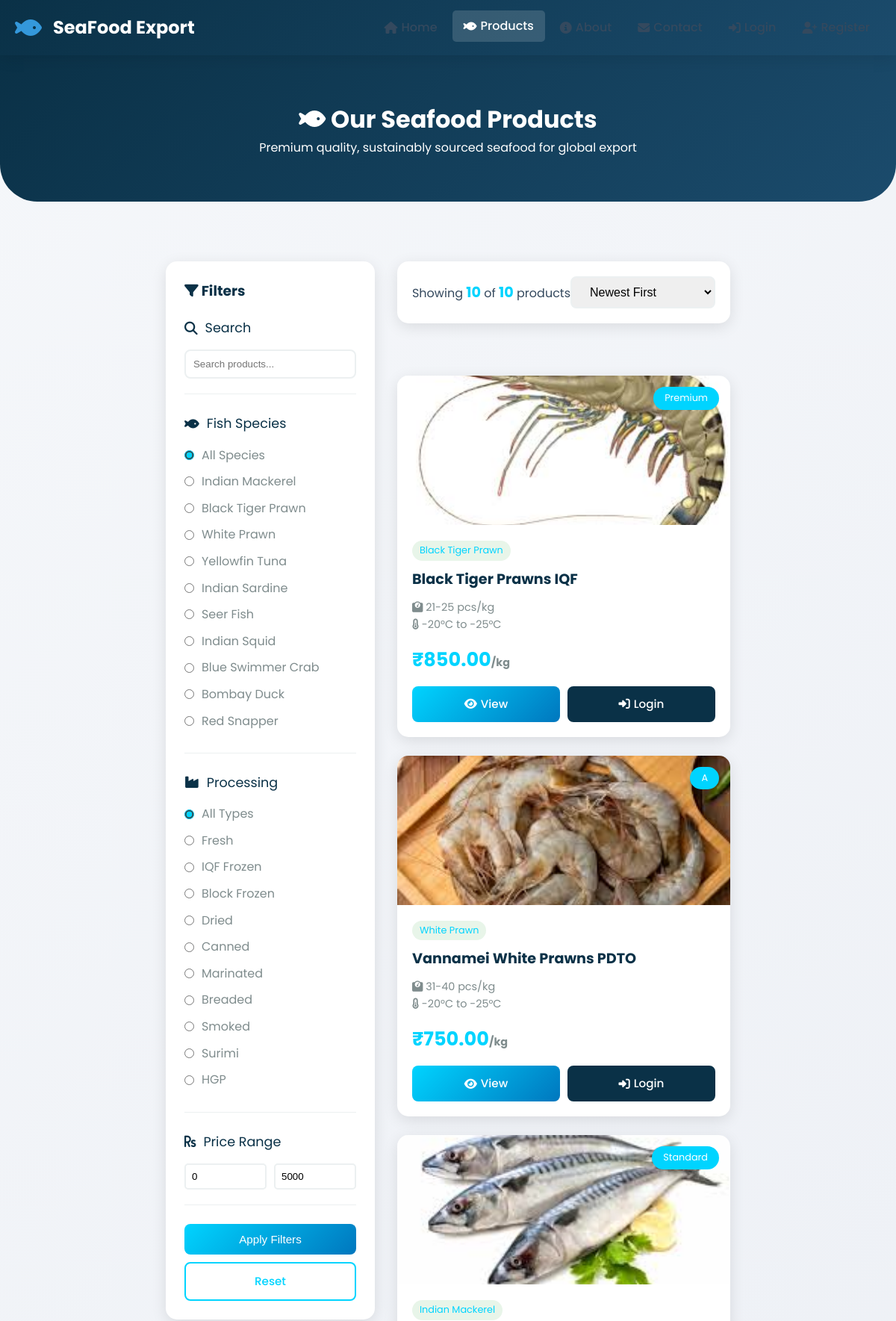
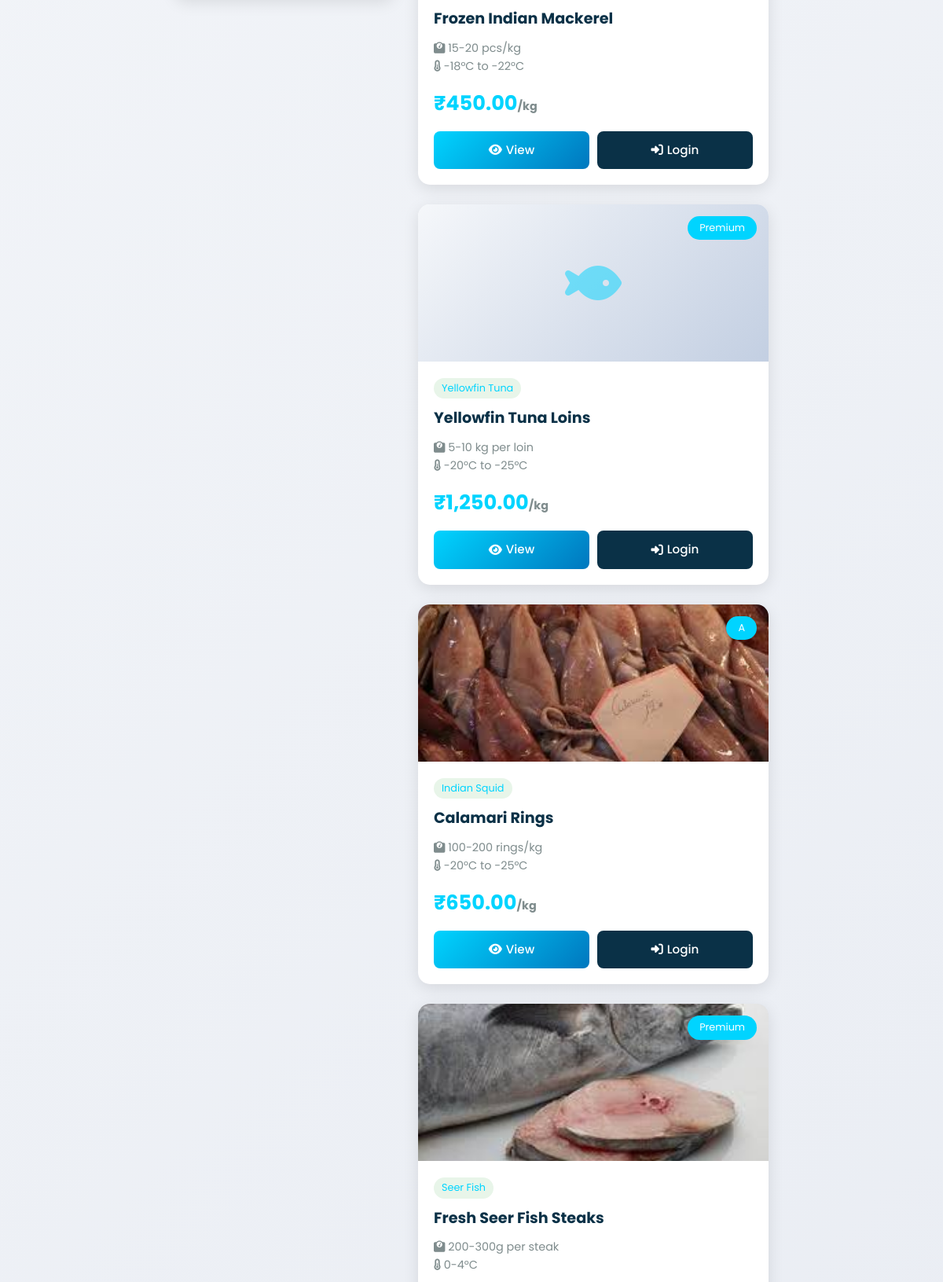
The page /user/products.php (upper part) on the database its author committed (2 pictures, top to bottom).
### tables this page shows
CREATE TABLE `fish_species` (
  `id` int(11) NOT NULL,
  `name` varchar(100) NOT NULL,
  `scientific_name` varchar(150) DEFAULT NULL,
  `local_name` varchar(100) DEFAULT NULL,
  `description` text DEFAULT NULL,
  `habitat` varchar(100) DEFAULT NULL,
  `season` varchar(100) DEFAULT NULL,
  `image` varchar(255) DEFAULT NULL,
  `status` tinyint(1) DEFAULT 1,
  `created_at` timestamp NOT NULL DEFAULT current_timestamp()
);

CREATE TABLE `processing_types` (
  `id` int(11) NOT NULL,
  `name` varchar(50) NOT NULL,
  `description` text DEFAULT NULL,
  `shelf_life_days` int(11) DEFAULT NULL,
  `storage_temperature` varchar(50) DEFAULT NULL,
  `created_at` timestamp NOT NULL DEFAULT current_timestamp()
);

CREATE TABLE `products` (
  `id` int(11) NOT NULL,
  `species_id` int(11) DEFAULT NULL,
  `processing_type_id` int(11) DEFAULT NULL,
  `packaging_type_id` int(11) DEFAULT NULL,
  `product_code` varchar(50) NOT NULL,
  `name` varchar(200) NOT NULL,
  `description` text DEFAULT NULL,
  `grade` enum('Premium','A','B','C','Standard') DEFAULT 'Standard',
  `size_range` varchar(50) DEFAULT NULL COMMENT 'e.g., 20-30 pcs/kg',
  `catch_area` varchar(100) DEFAULT NULL,
  `price_per_kg` decimal(10,2) NOT NULL,
  `stock_kg` decimal(10,2) NOT NULL DEFAULT 0.00,
  `minimum_order_kg` decimal(10,2) DEFAULT 10.00,
  `moisture_content` decimal(5,2) DEFAULT NULL,
  `fat_content` decimal(5,2) DEFAULT NULL,
  `protein_content` decimal(5,2) DEFAULT NULL,
  `preservation_method` varchar(100) DEFAULT NULL,
  `certification` text DEFAULT NULL,
  `image` varchar(255) DEFAULT NULL,
  `featured` tinyint(1) DEFAULT 0,
  `status` tinyint(1) DEFAULT 1,
  `created_at` timestamp NOT NULL DEFAULT current_timestamp(),
  `updated_at` timestamp NULL DEFAULT NULL ON UPDATE current_timestamp()
);

### user/products.php (the view, shortened to what this page needs)
<?php
require_once '../includes/config.php';
$search = isset($_GET['search']) ? sanitize($_GET['search']) : '';
$species = isset($_GET['species']) ? (int)$_GET['species'] : 0;
$processing = isset($_GET['processing']) ? (int)$_GET['processing'] : 0;
$min_price = isset($_GET['min_price']) ? (float)$_GET['min_price'] : 0;
$max_price = isset($_GET['max_price']) ? (float)$_GET['max_price'] : 5000;
$sort = isset($_GET['sort']) ? $_GET['sort'] : 'newest';
$where_conditions = ["p.status = 1"];
$where_clause = implode(" AND ", $where_conditions);
$order_by = "p.created_at DESC";
switch($sort) {
    default:
        $order_by = "p.created_at DESC";
}
$page = isset($_GET['page']) ? (int)$_GET['page'] : 1;
$limit = 12;
$offset = ($page - 1) * $limit;
$count_query = "SELECT COUNT(*) as total FROM products p WHERE $where_clause";
$count_result = mysqli_query($conn, $count_query);
$total_products = mysqli_fetch_assoc($count_result)['total'];
$query = "SELECT p.*, fs.name as species_name, fs.scientific_name,
          pt.name as processing_name, pt.storage_temperature,
          pkg.name as packaging_name
          FROM products p
          LEFT JOIN fish_species fs ON p.species_id = fs.id
          LEFT JOIN processing_types pt ON p.processing_type_id = pt.id
          LEFT JOIN packaging_types pkg ON p.packaging_type_id = pkg.id
          WHERE $where_clause
          ORDER BY $order_by
          LIMIT $offset, $limit";
$products = mysqli_query($conn, $query);
$species_list = mysqli_query($conn, "SELECT * FROM fish_species WHERE status = 1");
$processing_list = mysqli_query($conn, "SELECT * FROM processing_types");
$base_url = (isset($_SERVER['HTTPS']) && $_SERVER['HTTPS'] === 'on' ? "https" : "http") . "://$_SERVER[HTTP_HOST]";
$project_path = str_replace('\\', '/', dirname(dirname($_SERVER['SCRIPT_NAME'])));
$base_url .= $project_path;
$image_path = $base_url . '/assets/images/products/';
$default_image = $base_url . '/assets/images/no-image.png';
?>
<?php include '../includes/header.php'; ?>
<div class="page-header">
    <div class="container">
        <h1><i class="fas fa-fish"></i> Our Seafood Products</h1>
        <p>Premium quality, sustainably sourced seafood for global export</p>
    </div>
</div>
<div class="products-page">
    <div class="products-layout">
        <div class="filter-sidebar">
            <h3 style="margin-bottom: 20px; color: #0a3147;"><i class="fas fa-filter"></i> Filters</h3>
            <form method="GET" action="" id="filterForm">
                <div class="filter-section">
                    <div class="filter-title">
                        <i class="fas fa-search"></i> Search
                    </div>
                    <input type="text" name="search" placeholder="Search products..." value="<?php echo htmlspecialchars($search); ?>" style="width: 100%; padding: 10px; border: 2px solid #ecf0f1; border-radius: 8px;">
                </div>
                <div class="filter-section">
                    <div class="filter-title">
                        <i class="fas fa-fish"></i> Fish Species
                    </div>
                    <div class="filter-option">
                        <label>
                            <input type="radio" name="species" value="0" <?php echo $species == 0 ? 'checked' : ''; ?> onchange="this.form.submit()">
                            All Species
                        </label>
                    </div>
                    <?php while ($sp = mysqli_fetch_assoc($species_list)): ?>
                        <div class="filter-option">
                            <label>
                                <input type="radio" name="species" value="<?php echo $sp['id']; ?>" <?php echo $species == $sp['id'] ? 'checked' : ''; ?> onchange="this.form.submit()">
                                <?php echo $sp['name']; ?>
                            </label>
                        </div>
                    <?php endwhile; ?>
                </div>
                <div class="filter-section">
                    <div class="filter-title">
                        <i class="fas fa-industry"></i> Processing
                    </div>
                    <div class="filter-option">
                        <label>
                            <input type="radio" name="processing" value="0" <?php echo $processing == 0 ? 'checked' : ''; ?> onchange="this.form.submit()">
                            All Types
                        </label>
                    </div>
                    <?php while ($pt = mysqli_fetch_assoc($processing_list)): ?>
                        <div class="filter-option">
                            <label>
                                <input type="radio" name="processing" value="<?php echo $pt['id']; ?>" <?php echo $processing == $pt['id'] ? 'checked' : ''; ?> onchange="this.form.submit()">
                                <?php echo $pt['name']; ?>
                            </label>
                        </div>
                    <?php endwhile; ?>
                </div>
                <div class="filter-section">
                    <div class="filter-title">
                        <i class="fas fa-rupee-sign"></i> Price Range
                    </div>
                    <div style="display: flex; gap: 10px;">
                        <input type="number" name="min_price" placeholder="Min" value="<?php echo $min_price; ?>" style="width: 50%; padding: 8px; border: 2px solid #ecf0f1; border-radius: 5px;">
                        <input type="number" name="max_price" placeholder="Max" value="<?php echo $max_price; ?>" style="width: 50%; padding: 8px; border: 2px solid #ecf0f1; border-radius: 5px;">
                    </div>
                </div>
                <button type="submit" class="btn btn-primary" style="width: 100%;">Apply Filters</button>
                <a href="products.php" class="btn btn-outline" style="width: 100%; margin-top: 10px; text-align: center;">Reset</a>
            </form>
        </div>
        <div>
            <div class="products-header">
                <div class="results-count">
                    Showing <strong><?php echo mysqli_num_rows($products); ?></strong> of <strong><?php echo $total_products; ?></strong> products
                </div>
                <select name="sort" class="sort-select" onchange="window.location.href='?sort='+this.value + '&search=<?php echo urlencode($search); ?>&species=<?php echo $species; ?>&processing=<?php echo $processing; ?>&min_price=<?php echo $min_price; ?>&max_price=<?php echo $max_price; ?>'">
                    <option value="newest" <?php echo $sort == 'newest' ? 'selected' : ''; ?>>Newest First</option>
                </select>
            </div>
            <?php if (mysqli_num_rows($products) > 0): ?>
                <div class="products-grid">
                    <?php while ($product = mysqli_fetch_assoc($products)):
                        $image_url = $default_image;
                        if (!empty($product['image'])) {
                            $server_path = $_SERVER['DOCUMENT_ROOT'] . '/seafood-export/assets/images/products/' . $product['image'];
                            if (file_exists($server_path)) {
                                $image_url = $image_path . $product['image'];
                            }
                        }
                    ?>
                        <div class="product-card">
                            <div class="product-image">
                                <?php if ($image_url != $default_image): ?>
                                    <img src="<?php echo $image_url; ?>" alt="<?php echo htmlspecialchars($product['name']); ?>" loading="lazy">
                                <?php else: ?>
                                    <i class="fas fa-fish"></i>
                                <?php endif; ?>
                                <span class="product-badge"><?php echo $product['grade']; ?></span>
                            </div>
                            <div class="product-info">
                                <span class="product-species"><?php echo $product['species_name']; ?></span>
                                <h3><?php echo $product['name']; ?></h3>
                                <div class="product-details">
                                    <i class="fas fa-weight"></i> <?php echo $product['size_range'] ?? 'Standard size'; ?><br>
                                    <i class="fas fa-thermometer-half"></i> <?php echo $product['storage_temperature'] ?? 'Cold storage'; ?>
                                </div>
                                <div class="product-price">
                                    ₹<?php echo number_format($product['price_per_kg'], 2); ?><small>/kg</small>
                                </div>
                                <div class="product-actions">
                                    <a href="product_detail.php?id=<?php echo $product['id']; ?>" class="btn btn-primary">
                                        <i class="fas fa-eye"></i> View
                                    </a>
                                    <?php if (isset($_SESSION['user_id'])): ?>
                                        <button class="btn btn-secondary add-to-cart" data-product-id="<?php echo $product['id']; ?>">
                                            <i class="fas fa-shopping-cart"></i> Add
                                        </button>
                                    <?php else: ?>
                                        <a href="login.php" class="btn btn-secondary">
                                            <i class="fas fa-sign-in-alt"></i> Login
                                        </a>
                                    <?php endif; ?>
                                </div>
                            </div>
                        </div>
                    <?php endwhile; ?>
                </div>
            <?php endif; ?>
        </div>
    </div>
</div>
<?php include '../includes/footer.php'; ?>

### rows shown on the page
fish_species: species "☐ Indian Mackerel", name "Indian Mackerel"
fish_species: species "☐ Black Tiger Prawn", name "Black Tiger Prawn"
fish_species: species "☐ White Prawn", name "White Prawn"
fish_species: species "☐ Yellowfin Tuna", name "Yellowfin Tuna"
fish_species: species "☐ Indian Sardine", name "Indian Sardine"
fish_species: species "☐ Seer Fish", name "Seer Fish"
fish_species: species "☐ Indian Squid", name "Indian Squid"
fish_species: species "☐ Blue Swimmer Crab", name "Blue Swimmer Crab"
fish_species: species "☐ Bombay Duck", name "Bombay Duck"
fish_species: species "☐ Red Snapper", name "Red Snapper"
processing_types: processing "☐ Fresh", name "Fresh"
processing_types: processing "☐ IQF Frozen", name "IQF Frozen"
processing_types: processing "☐ Block Frozen", name "Block Frozen"
processing_types: processing "☐ Dried", name "Dried"
processing_types: processing "☐ Canned", name "Canned"
processing_types: processing "☐ Marinated", name "Marinated"
processing_types: processing "☐ Breaded", name "Breaded"
processing_types: processing "☐ Smoked", name "Smoked"
processing_types: processing "☐ Surimi", name "Surimi"
processing_types: processing "☐ HGP", name "HGP"
products: image (picture), grade "Premium", species.name "Black Tiger Prawn", name "Black Tiger Prawns IQF", size_range "21-25 pcs/kg", processing_type.storage_temperature "-20°C to -25°C", price_per_kg "850.00", shows "Login"
products: image (picture), grade "A", species.name "White Prawn", name "Vannamei White Prawns PDTO", size_range "31-40 pcs/kg", processing_type.storage_temperature "-20°C to -25°C", price_per_kg "750.00", shows "Login"
products: image (picture), grade "Standard", species.name "Indian Mackerel", name "Frozen Indian Mackerel", size_range "15-20 pcs/kg", processing_type.storage_temperature "-18°C to -22°C", price_per_kg "450.00", shows "Login"
products: grade "Premium", species.name "Yellowfin Tuna", name "Yellowfin Tuna Loins", size_range "5-10 kg per loin", processing_type.storage_temperature "-20°C to -25°C", price_per_kg "1,250.00", shows "Login"
products: image (picture), grade "A", species.name "Indian Squid", name "Calamari Rings", size_range "100-200 rings/kg", processing_type.storage_temperature "-20°C to -25°C", price_per_kg "650.00", shows "Login"
products: image (picture), grade "Premium", species.name "Seer Fish", name "Fresh Seer Fish Steaks", size_range "200-300g per steak", processing_type.storage_temperature "0-4°C"

### other values the page prints
mysqli_num_rows($products) "10"
$total_products "10"
